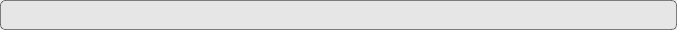
<?xml version="1.0" encoding="UTF-8"?>
<ui version="4.0">
 <class>Form</class>
 <widget class="QWidget" name="Form">
  <property name="geometry">
   <rect>
    <x>0</x>
    <y>0</y>
    <width>677</width>
    <height>30</height>
   </rect>
  </property>
  <property name="minimumSize">
   <size>
    <width>0</width>
    <height>30</height>
   </size>
  </property>
  <property name="maximumSize">
   <size>
    <width>16777215</width>
    <height>30</height>
   </size>
  </property>
  <property name="windowTitle">
   <string>Form</string>
  </property>
  <property name="styleSheet">
   <string notr="true">*{
margin: 0px;
padding: 0px;
background-color: none;
border: none;
}

#container{
	border: 1px solid rgba(0, 0, 0, 120);
	border-radius: 5px;
	background-color: rgb(230, 230, 230);
}

#eliminar{
	border: none;
padding: 2px;
border-radius: 2px;
}

#eliminar:hover{
	background-color: rgb(167, 167, 167);
}
#eliminar:pressed{
	background-color: rgb(130, 130, 130);
}</string>
  </property>
  <layout class="QVBoxLayout" name="verticalLayout">
   <property name="spacing">
    <number>0</number>
   </property>
   <property name="leftMargin">
    <number>0</number>
   </property>
   <property name="topMargin">
    <number>0</number>
   </property>
   <property name="rightMargin">
    <number>0</number>
   </property>
   <property name="bottomMargin">
    <number>0</number>
   </property>
   <item>
    <widget class="QFrame" name="container">
     <property name="frameShape">
      <enum>QFrame::StyledPanel</enum>
     </property>
     <property name="frameShadow">
      <enum>QFrame::Raised</enum>
     </property>
     <layout class="QHBoxLayout" name="horizontalLayout">
      <property name="spacing">
       <number>2</number>
      </property>
      <property name="leftMargin">
       <number>10</number>
      </property>
      <property name="topMargin">
       <number>2</number>
      </property>
      <property name="rightMargin">
       <number>10</number>
      </property>
      <property name="bottomMargin">
       <number>2</number>
      </property>
      <item>
       <widget class="QLabel" name="nombre_proyecto">
        <property name="text">
         <string/>
        </property>
       </widget>
      </item>
      <item>
       <spacer name="horizontalSpacer">
        <property name="orientation">
         <enum>Qt::Horizontal</enum>
        </property>
        <property name="sizeHint" stdset="0">
         <size>
          <width>207</width>
          <height>20</height>
         </size>
        </property>
       </spacer>
      </item>
      <item>
       <widget class="QLabel" name="ruta_proyecto">
        <property name="text">
         <string/>
        </property>
       </widget>
      </item>
      <item>
       <spacer name="horizontalSpacer_2">
        <property name="orientation">
         <enum>Qt::Horizontal</enum>
        </property>
        <property name="sizeHint" stdset="0">
         <size>
          <width>207</width>
          <height>20</height>
         </size>
        </property>
       </spacer>
      </item>
      <item>
       <widget class="QLabel" name="fecha_modificacion">
        <property name="text">
         <string/>
        </property>
       </widget>
      </item>
      <item>
       <widget class="QToolButton" name="eliminar">
        <property name="text">
         <string/>
        </property>
        <property name="icon">
         <iconset>
          <normaloff>../img/cerrar.png</normaloff>../img/cerrar.png</iconset>
        </property>
        <property name="iconSize">
         <size>
          <width>10</width>
          <height>10</height>
         </size>
        </property>
       </widget>
      </item>
     </layout>
    </widget>
   </item>
  </layout>
 </widget>
 <resources/>
 <connections/>
</ui>
